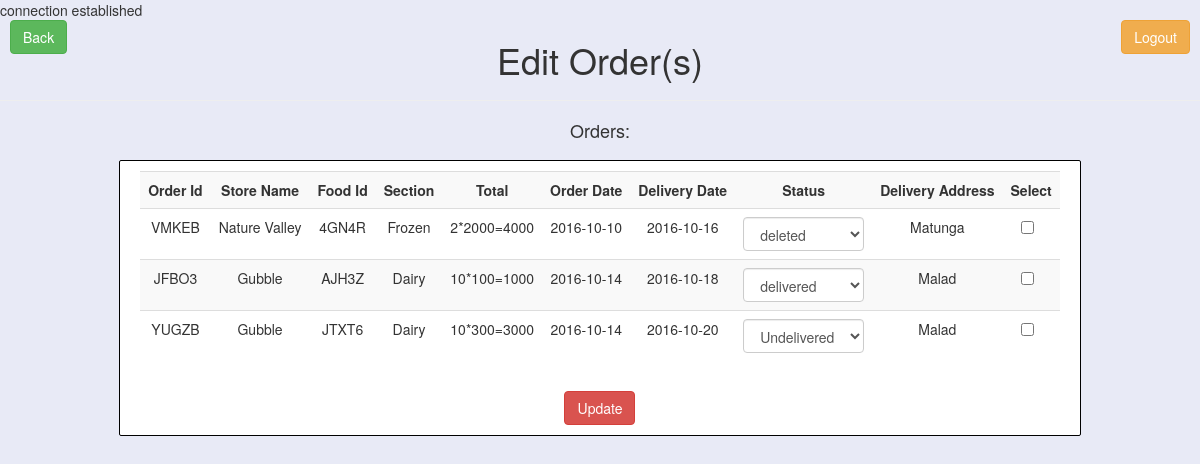
Screenshot of /editorder.php (signed in) with the database file from the repository.
### tables this page shows
CREATE TABLE `orders` (
  `order_id` varchar(5) NOT NULL,
  `s_id` int(11) NOT NULL,
  `foodId` varchar(5) NOT NULL,
  `qty` int(11) NOT NULL,
  `addedon` date NOT NULL,
  `delivery_date` date NOT NULL,
  `status` varchar(15) NOT NULL DEFAULT 'Undelivered'
);

CREATE TABLE `users` (
  `s_id` int(11) NOT NULL,
  `email` varchar(96) NOT NULL,
  `store_name` varchar(50) NOT NULL,
  `store_type` varchar(10) NOT NULL,
  `address` text NOT NULL,
  `password` char(64) NOT NULL
);

CREATE TABLE `food` (
  `foodId` varchar(5) NOT NULL,
  `food_name` varchar(80) NOT NULL,
  `section` varchar(15) DEFAULT NULL,
  `s_id` int(11) NOT NULL,
  `addedon` date NOT NULL,
  `expiry_date` date NOT NULL,
  `qty` int(11) NOT NULL,
  `price` double NOT NULL,
  `sold` int(11) NOT NULL DEFAULT '0'
);

### editorder.php (the view, shortened to what this page needs)
<?php
require_once('connect.php');
$department="";
if(isset($_SESSION['emp_id']))
{
   $department=$_SESSION['department'];
}
else
{
   $_SESSION['unlog']=1;
   header("Location: ".get_base_url()."admin.php");
   die();
}
?>
<html>
<head>
   <link rel="stylesheet" type="text/css" href="bootstrap.min.css"/>
   <link rel="stylesheet" type="text/css" href="styles.css"/>
</head>
<body>
   <span class="rightFlex" id="log-out">
      <a href="logout.php" role="button" class="btn btn-warning">Logout</a>
   </span>
   <span class="leftFlex" id="go-back">
      <?php
      if(strcmp($department,"Managing")==0)
         echo '<a href="manager.php" role="button" class="btn btn-success">Back</a>';
      else {
         echo '<a href="employee.php" role="button" class="btn btn-success">Back</a>';
      }
      ?>
   </span>
   <h1 class="centerFlex">Edit Order(s)</h1><hr>
   <h4 class="centerFlex">Orders:</h4>
      <div class="centerFlex ">
         <form class="frm-wel" method="post">
            <div>
               <?php
               $query="SELECT order_id,store_name,orders.foodId,food.section,food.price,orders.qty,orders.addedon,delivery_date,status,address FROM food,users,orders WHERE users.s_id=orders.s_id AND food.foodId = orders.foodId ORDER BY delivery_date";
               $response=@mysqli_query($dbc,$query);
               if(mysqli_num_rows($response)==0)
               {
                  echo '<span class="text-center">No Orders Currently!</span>';
               }
               else
               {
                  echo '<table cellspacing="5" class="table table-striped tble" cellpadding="10">
                  <tr>
                  <th class="text-center">Order Id</th>
                  <th class="text-center">Store Name</th>
                  <th class="text-center">Food Id</th>
                  <th class="text-center">Section</th>
                  <th class="text-center">Total</th>
                  <th class="text-center">Order Date</th>
                  <th class="text-center">Delivery Date</th>
                  <th class="text-center">Status</th>
                  <th class="text-center">Delivery Address</th>
                  <th class="text-center">Select</th>
                  </tr>';
                  while($row=mysqli_fetch_array($response))
                  {
                     echo '<tr>
                     <td class="text-center">'.$row['order_id'].'</td>
                     <td class="text-center">'.$row['store_name'].'</td>
                     <td class="text-center">'.$row['foodId'].'</td>
                     <td class="text-center">'.$row['section'].'</td>
                     <td class="text-center">'.$row['qty'].'*'.$row['price'].'='.$row['qty']*$row['price'].'</td>
                     <td class="text-center">'.$row['addedon'].'</td>
                     <td class="text-center">'.$row['delivery_date'].'</td><td>';
                     if(strcmp($row['status'],"Undelivered")==0)
                     {
                        echo '<select name="status['.$row['order_id'].'][]" class="form-control"><option>'.$row['status'].'
                        </option><option>delivered</option><option>deleted</option></select>';
                     }
                     else if(strcmp($row['status'],"delivered")==0)
                     {
                        echo '<select name="status['.$row['order_id'].'][]" class="form-control"><option>'.$row['status'].'
                        </option><option>Undelivered</option><option>deleted</option></select>';
                     }
                     else if(strcmp($row['status'],"deleted")==0)
                     {
                        echo '<select name="status['.$row['order_id'].'][]" class="form-control"><option>'.$row['status'].'
                        </option><option>Undelivered</option><option>delivered</option></select>';
                     }
                     echo '</td><td class="text-center">'.$row['address'].'</td>
                     <td class="text-center">
                     <label class="checkbox-inline"><input type="checkbox" name="check_list['.$row['order_id'].']" value="'.$row['order_id'].'"></label>
                     </td>
                     </tr>';
                  }
                  echo '</table>';
               }
               ?>
            </div>
         <div class="centerFlex"><input class="btn btn-danger" type="submit" value="Update" name="update"></div>
      </form>
   </div>
</body>
</html>

### styles.css (style rules this page uses)
body { box-sizing: border-box; background-color: #E8EAF6; }
.centerFlex { align-items: center; display: flex; justify-content: center; }
.rightFlex { align-items: right; display: flex; justify-content: right; }
.leftFlex { align-items: left; display: flex; justify-content: left; }
div { margin: 0px 50px 0px 50px; padding: 10px; }
div form div { margin: -10px auto -10px auto; }
.frm-wel { background-color: white; border: 1px solid black; border-radius: 2px; padding: 10px; color: black; }
.tble { font-size: 14px; background-color: white; padding-left: -25px; padding-right: -25px; }
#log-out { position: relative; }
#log-out a { position: absolute; top: 0px; right: 10px; }
#go-back { position: relative; }
#go-back a { position: absolute; top: 0px; left: 10px; }

### rows the page displays
orders: order_id "VMKEB", s.store_name "Nature Valley", foodId "4GN4R", foodId.section "Frozen", qty "2", foodId.price "2000", $row['qty']*$row['price'] "4000", addedon "2016-10-10", delivery_date "2016-10-16", status+order_id "deleted", s.address "Matunga"
orders: order_id "JFBO3", s.store_name "Gubble", foodId "AJH3Z", foodId.section "Dairy", qty "10", foodId.price "100", $row['qty']*$row['price'] "1000", addedon "2016-10-14", delivery_date "2016-10-18", status+order_id "delivered", s.address "Malad"
orders: order_id "YUGZB", s.store_name "Gubble", foodId "JTXT6", foodId.section "Dairy", qty "10", foodId.price "300", $row['qty']*$row['price'] "3000", addedon "2016-10-14", delivery_date "2016-10-20", status+order_id "Undelivered", s.address "Malad"
